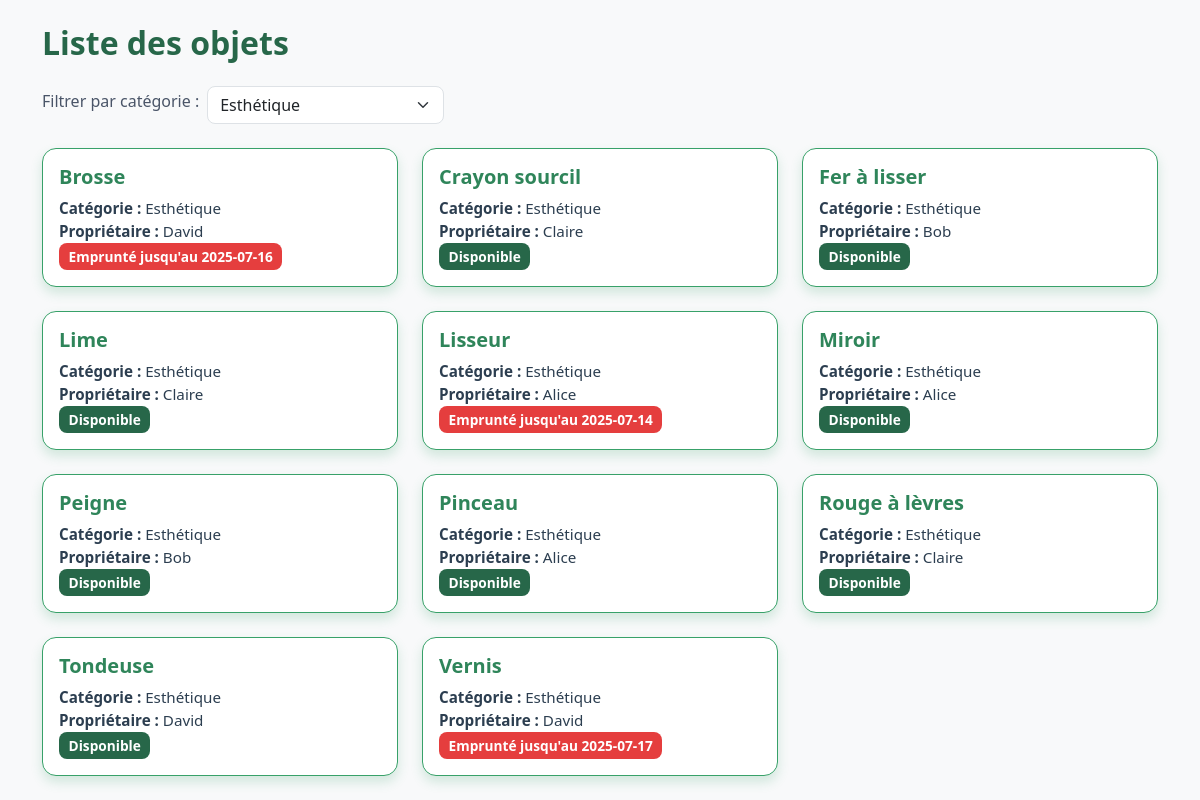
Screenshot of /pages/accueil.php?cat=1 with the database file from the repository.
### tables this page shows
CREATE TABLE exam_objet (
  id_objet INT AUTO_INCREMENT PRIMARY KEY,
  nom_objet VARCHAR(100),
  id_categorie INT,
  id_membre INT,
  FOREIGN KEY (id_categorie) REFERENCES exam_categorie_objet(id_categorie),
  FOREIGN KEY (id_membre) REFERENCES exam_membre(id_membre)
);

CREATE TABLE exam_categorie_objet (
  id_categorie INT AUTO_INCREMENT PRIMARY KEY,
  nom_categorie VARCHAR(100)
);

CREATE TABLE exam_membre (
  id_membre INT AUTO_INCREMENT PRIMARY KEY,
  nom VARCHAR(100),
  date_naissance DATE,
  genre VARCHAR(10),
  email VARCHAR(100),
  ville VARCHAR(100),
  mdp VARCHAR(255),
  image_profil VARCHAR(255)
);

### inc/fonction.php (called while the page is built, shortened)
<?php
function getCategories($conn) {
    return mysqli_query($conn, "SELECT * FROM exam_categorie_objet ORDER BY nom_categorie ASC");
}
function getObjets($conn, $filtre = '') {
    $filtre = intval($filtre);
    $sql = "
    SELECT o.*, c.nom_categorie, m.nom AS proprietaire,
      (
        SELECT date_retour FROM exam_emprunt e
        WHERE e.id_objet = o.id_objet
        ORDER BY e.id_emprunt DESC LIMIT 1
      ) AS date_retour
    FROM exam_objet o
    JOIN exam_categorie_objet c ON o.id_categorie = c.id_categorie
    JOIN exam_membre m ON o.id_membre = m.id_membre
    ";
    if ($filtre > 0) {
        $sql .= " WHERE o.id_categorie = $filtre ";
    }
    $sql .= " ORDER BY o.nom_objet ASC";
    return mysqli_query($conn, $sql);
}
?>

### pages/accueil.php (the view, shortened to what this page needs)
<?php
require '../inc/fonction.php';
$conn = dbconnect();
$filtre = $_GET['cat'] ?? '';
$categories = getCategories($conn);
$objets = getObjets($conn, $filtre);
?>
<!DOCTYPE html>
<html lang="fr">
<head>
  <link href="../assets/bootstrap/css/bootstrap.min.css" rel="stylesheet">
  <link rel="stylesheet" href="../assets/css/style.css">
</head>
<body class="bg-light">
<div class="container mt-4">
  <h2 class="mb-4">Liste des objets</h2>
  <form method="GET" class="mb-4">
    <div class="row g-2 align-items-center">
      <div class="col-auto">
        <label for="cat" class="form-label">Filtrer par catégorie :</label>
      </div>
      <div class="col-auto">
        <select name="cat" id="cat" class="form-select" onchange="this.form.submit()">
          <?php while ($cat = mysqli_fetch_assoc($categories)): ?>
            <option value="<?= $cat['id_categorie'] ?>" <?= ($filtre == $cat['id_categorie']) ? 'selected' : '' ?>>
              <?= htmlspecialchars($cat['nom_categorie']) ?>
            </option>
          <?php endwhile; ?>
        </select>
      </div>
    </div>
  </form>
  <div class="row">
    <?php while ($objet = mysqli_fetch_assoc($objets)): ?>
      <div class="col-md-4 mb-4">
     <div class="card h-100 custom-card">
          <div class="card-body">
            <h5 class="card-title"><?= htmlspecialchars($objet['nom_objet']) ?></h5>
            <p class="card-text">
              <strong>Catégorie :</strong> <?= htmlspecialchars($objet['nom_categorie']) ?><br>
              <strong>Propriétaire :</strong> <?= htmlspecialchars($objet['proprietaire']) ?><br>
              <?php if (!empty($objet['date_retour']) && $objet['date_retour'] >= date('Y-m-d')): ?>
                <span class="badge bg-danger">Emprunté jusqu'au <?= $objet['date_retour'] ?></span>
              <?php else: ?>
                <span class="badge bg-success">Disponible</span>
              <?php endif; ?>
            </p>
          </div>
        </div>
      </div>
    <?php endwhile; ?>
  </div>
</div>
</body>
</html>

### assets/css/style.css (style rules this page uses)
body { background-color: #f4f6f9; font-family: 'Segoe UI', Tahoma, Geneva, Verdana, sans-serif; color: #2c3e50; }
.card { border: none; border-radius: 12px; background-color: #ffffff; box-shadow: 0 8px 16px rgba(0, 0, 0, 0.1); transition: transform 0.2s; }
h2, h3 { color: #276749; font-weight: bold; }
.form-label { color: #4a5568; font-weight: 500; }
.form-select { border-radius: 8px; }
.badge { font-size: 0.9em; padding: 0.5em 0.7em; border-radius: 8px; }
.custom-card { border: 1px solid #38a169; border-radius: 14px; background-color: #ffffff; box-shadow: 0 6px 12px rgba(56, 161, 105, 0.2); transition: transform 0.2s ease, box-shadow 0.3s ease; }
.custom-card .card-title { color: #2f855a; font-weight: 600; font-size: 1.25rem; }
.custom-card .card-text { font-size: 0.95rem; color: #2c3e50; }
.badge.bg-success { background-color: #276749 !important; }
.badge.bg-danger { background-color: #e53e3e !important; }

### rows the page displays
exam_objet: nom_objet "Brosse", id_categorie.nom_categorie "Esthétique", id_membre.nom "David", date_retour "2025-07-16"
exam_objet: nom_objet "Crayon sourcil", id_categorie.nom_categorie "Esthétique", id_membre.nom "Claire", shows "Disponible"
exam_objet: nom_objet "Fer à lisser", id_categorie.nom_categorie "Esthétique", id_membre.nom "Bob", shows "Disponible"
exam_objet: nom_objet "Lime", id_categorie.nom_categorie "Esthétique", id_membre.nom "Claire", shows "Disponible"
exam_objet: nom_objet "Lisseur", id_categorie.nom_categorie "Esthétique", id_membre.nom "Alice", date_retour "2025-07-14"
exam_objet: nom_objet "Miroir", id_categorie.nom_categorie "Esthétique", id_membre.nom "Alice", shows "Disponible"
exam_objet: nom_objet "Peigne", id_categorie.nom_categorie "Esthétique", id_membre.nom "Bob", shows "Disponible"
exam_objet: nom_objet "Pinceau", id_categorie.nom_categorie "Esthétique", id_membre.nom "Alice", shows "Disponible"
exam_objet: nom_objet "Rouge à lèvres", id_categorie.nom_categorie "Esthétique", id_membre.nom "Claire", shows "Disponible"
exam_objet: nom_objet "Tondeuse", id_categorie.nom_categorie "Esthétique", id_membre.nom "David", shows "Disponible"
exam_objet: nom_objet "Vernis", id_categorie.nom_categorie "Esthétique", id_membre.nom "David", date_retour "2025-07-17"

### other values shown
form field cat "Esthétique"
